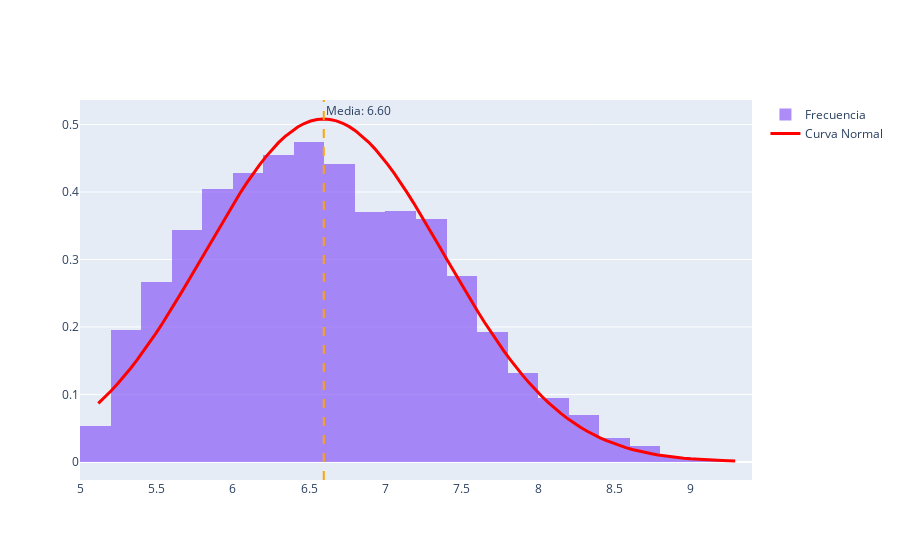

The notebook cell saved with this chart:
### Markdown cell above
Agregar línea vertical en la media

### Code cell
fig1.add_vline(x=media, line_dash="dash", line_color="orange",
              annotation_text=f"Media: {media:.2f}")
